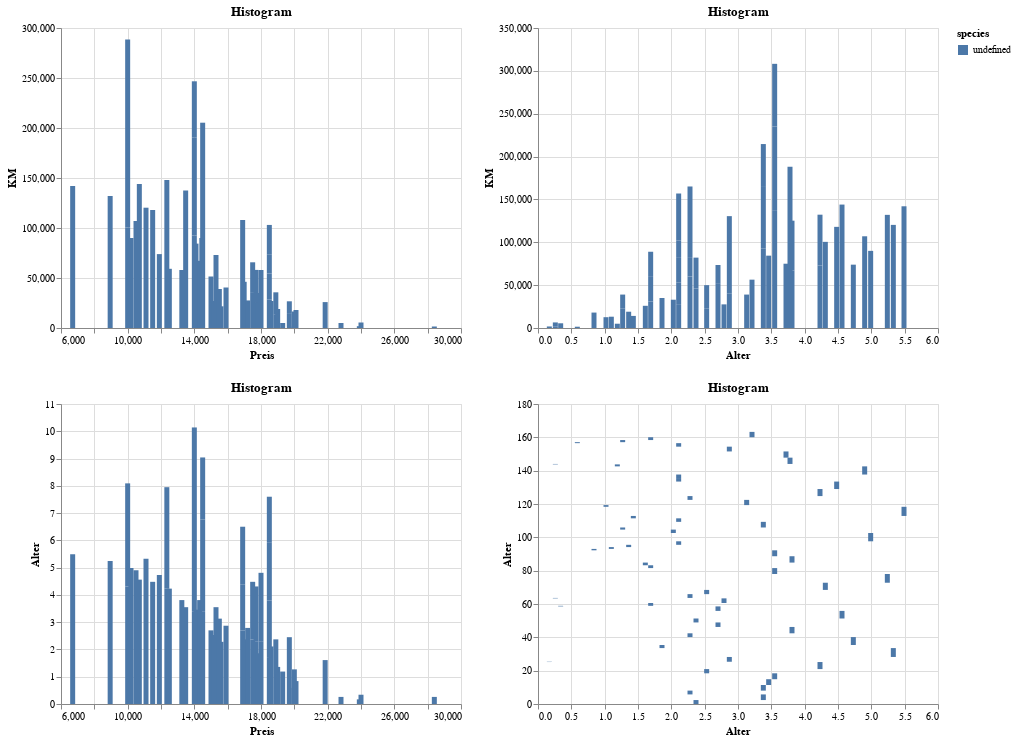

The code cell stored with this chart in its notebook:
### Code cell
alt.Chart(df, title="Histogram").mark_bar().encode(
    alt.X(alt.repeat("column"), type='quantitative'),
    alt.Y(alt.repeat("row"), type='quantitative'),
    color='species:N'
).repeat(
    row=['KM','Alter'],
    column=['Preis','Alter']
)

### Figure 1 — Vega-Lite specification as saved in the notebook (floating-point values rounded to 4 significant figures)
{"config": {"view": {"continuousWidth": 400, "continuousHeight": 300}}, "repeat": {"column": ["Preis", "Alter"], "row": ["KM", "Alter"]}, "spec": {"data": {"name": "data-39f9811772bb6e80e6bed2a18e547576"}, "mark": "bar", "encoding": {"color": {"type": "nominal", "field": "species"}, "x": {"type": "quantitative", "field": {"repeat": "column"}}, "y": {"type": "quantitative", "field": {"repeat": "row"}}}, "title": "Histogram"}, "$schema": "https://vega.github.io/schema/vega-lite/v4.0.2.json", "datasets": {"data-39f9811772bb6e80e6bed2a18e547576": [{"obs": 1, "Preis": 16990, "Alter": 2.37, "KM": 46200}, {"obs": 2, "Preis": 14000, "Alter": 3.38, "KM": 92600}, {"obs": 3, "Preis": 18000, "Alter": 2.28, "KM": 35000}, {"obs": 4, "Preis": 14500, "Alter": 3.38, "KM": 73000}, {"obs": 5, "Preis": 14100, "Alter": 3.46, "KM": 84400}, {"obs": 6, "Preis": 13480, "Alter": 3.55, "KM": 137500}, {"obs": 7, "Preis": 18000, "Alter": 2.53, "KM": 23000}, {"obs": 8, "Preis": 12350, "Alter": 4.23, "KM": 73000}, {"obs": 9, "Preis": 23900, "Alter": 0.17, "KM": 1800}, {"obs": 10, "Preis": 15900, "Alter": 2.87, "KM": 40500}, {"obs": 11, "Preis": 11100, "Alter": 5.33, "KM": 120300}, {"obs": 12, "Preis": 17800, "Alter": 1.86, "KM": 35000}, {"obs": 13, "Preis": 11900, "Alter": 4.73, "KM": 73900}, {"obs": 14, "Preis": 17700, "Alter": 2.28, "KM": 25100}, {"obs": 15, "Preis": 14320, "Alter": 3.81, "KM": 67210}, {"obs": 16, "Preis": 15000, "Alter": 2.7, "KM": 51500}, {"obs": 17, "Preis": 17500, "Alter": 2.37, "KM": 35900}, {"obs": 18, "Preis": 10700, "Alter": 4.56, "KM": 144000}, {"obs": 19, "Preis": 16900, "Alter": 2.7, "KM": 22000}, {"obs": 20, "Preis": 24000, "Alter": 0.34, "KM": 5500}, {"obs": 21, "Preis": 16900, "Alter": 1.69, "KM": 31000}, {"obs": 22, "Preis": 17200, "Alter": 2.79, "KM": 27570}, {"obs": 23, "Preis": 28400, "Alter": 0.26, "KM": 1500}, {"obs": 24, "Preis": 15600, "Alter": 2.28, "KM": 21700}, {"obs": 25, "Preis": 15200, "Alter": 2.53, "KM": 27000}, {"obs": 26, "Preis": 10000, "Alter": 4.31, "KM": 100500}, {"obs": 27, "Preis": 8950, "Alter": 5.24, "KM": 132000}, {"obs": 28, "Preis": 14000, "Alter": 3.55, "KM": 97700}, {"obs": 29, "Preis": 18500, "Alter": 1.69, "KM": 28660}, {"obs": 30, "Preis": 21850, "Alter": 1.61, "KM": 25900}, {"obs": 31, "Preis": 13250, "Alter": 3.81, "KM": 58000}, {"obs": 32, "Preis": 15300, "Alter": 3.55, "KM": 73000}, {"obs": 33, "Preis": 20100, "Alter": 0.84, "KM": 18000}, {"obs": 34, "Preis": 18890, "Alter": 1.1, "KM": 13181}, {"obs": 35, "Preis": 19000, "Alter": 1.36, "KM": 19000}, {"obs": 36, "Preis": 18600, "Alter": 2.11, "KM": 27000}, {"obs": 37, "Preis": 10200, "Alter": 4.99, "KM": 90000}, {"obs": 38, "Preis": 17700, "Alter": 2.03, "KM": 33000}, {"obs": 39, "Preis": 18890, "Alter": 1.27, "KM": 22500}, {"obs": 40, "Preis": 14500, "Alter": 3.38, "KM": 49000}, {"obs": 41, "Preis": 18500, "Alter": 2.11, "KM": 25880}, {"obs": 42, "Preis": 19700, "Alter": 1.43, "KM": 14100}, {"obs": 43, "Preis": 6700, "Alter": 5.49, "KM": 142000}, {"obs": 44, "Preis": 19700, "Alter": 1.02, "KM": 12600}, {"obs": 45, "Preis": 15500, "Alter": 3.13, "KM": 39000}, {"obs": 46, "Preis": 14500, "Alter": 2.28, "KM": 83300}, {"obs": 47, "Preis": 12500, "Alter": 4.23, "KM": 59200}, {"obs": 48, "Preis": 11500, "Alter": 4.48, "KM": 118000}, {"obs": 49, "Preis": 17500, "Alter": 2.11, "KM": 29800}, {"obs": 50, "Preis": 18500, "Alter": 2.11, "KM": 19230}, {"obs": 51, "Preis": 10500, "Alter": 4.9, "KM": 107000}, {"obs": 52, "Preis": 19300, "Alter": 1.19, "KM": 5000}, {"obs": 53, "Preis": 22800, "Alter": 0.26, "KM": 5000}, {"obs": 54, "Preis": 10000, "Alter": 3.78, "KM": 188000}, {"obs": 55, "Preis": 12350, "Alter": 3.72, "KM": 75000}, {"obs": 56, "Preis": 14450, "Alter": 2.87, "KM": 90000}, {"obs": 57, "Preis": 16900, "Alter": 2.11, "KM": 55000}, {"obs": 58, "Preis": 19980, "Alter": 0.59, "KM": 1500}, {"obs": 59, "Preis": 20000, "Alter": 1.27, "KM": 16500}, {"obs": 60, "Preis": 18500, "Alter": 1.69, "KM": 29300}, {"obs": 61, "Preis": 14000, "Alter": 3.21, "KM": 56400}]}}
